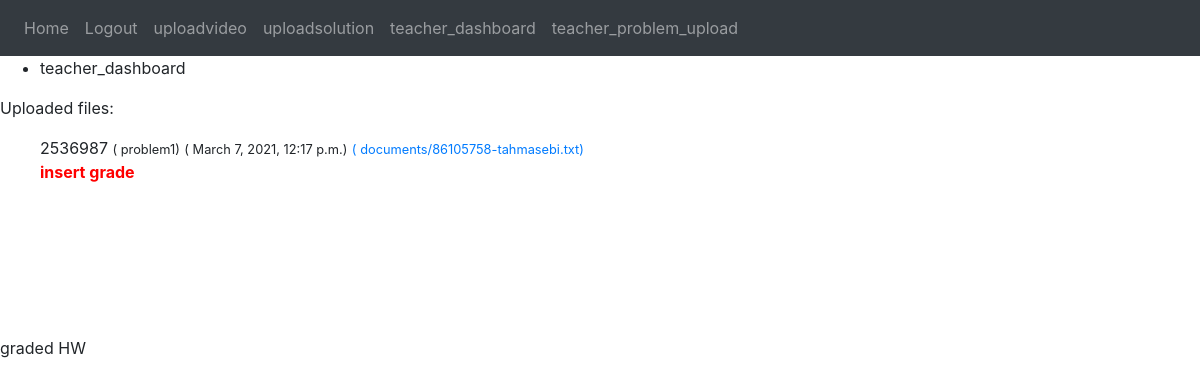
Before: /alluploads/ (signed in) with the older database file.
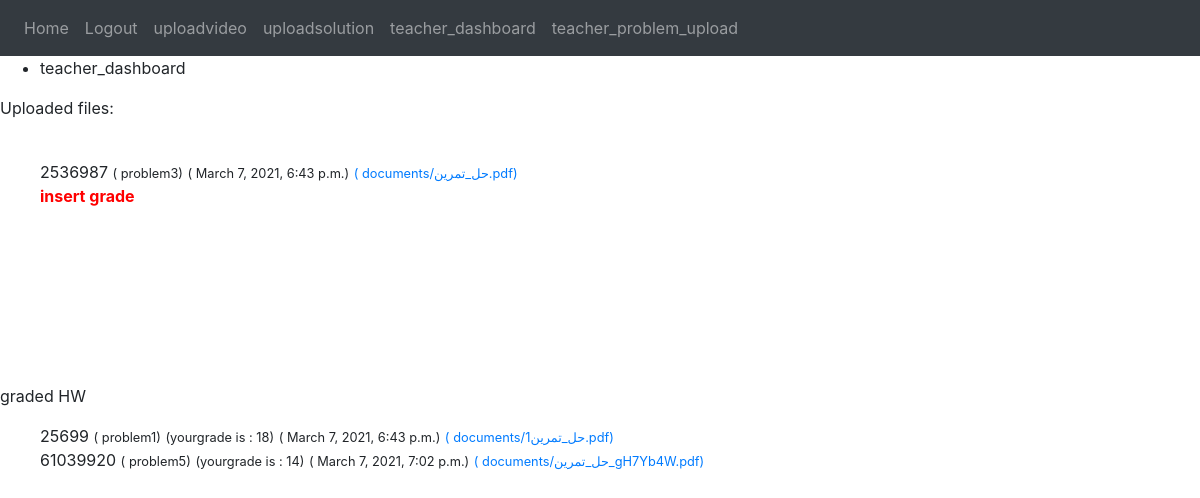
After: the same page with the newer database file.
### classroom/models.py (models this page shows, shortened)
class ProblemAnswer(models.Model):
    student=models.ForeignKey(Student,on_delete=models.CASCADE,blank=True, null=True)
    senttime=models.DateTimeField(auto_now_add=True)
    document = models.FileField(upload_to='documents/')
    problem=models.ForeignKey(Problem,on_delete=models.CASCADE,blank=True, null=True)
    grade=models.IntegerField(blank=True, null=True)

class Student(models.Model):
    user = models.OneToOneField(User, on_delete=models.CASCADE)
    id_num=models.IntegerField(default=0)
    def __str__(self):
        return str(self.id_num)

class Problem(models.Model):
    name = models.CharField(max_length=30,default="problem1")
    text = models.TextField()
    deadline= models.DateTimeField(auto_now_add=True)
    def __str__(self):
        return self.name

### classroom/views.py (the view)
# urls.py: path("alluploads/", views.home, name="home"),
@login_required(login_url='/login')
def home(request):
    documents = ProblemAnswer.objects.all
    return render(request, 'classroom/home1.html', { 'documents': documents })

### classroom/templates/classroom/home1.html
{% extends 'base.html' %}
{% block content %}
  <ul>
    <li>
      <a >teacher_dashboard</a>
    </li>
  </ul>
  <p>Uploaded files:</p>
  <ul>
    {% for obj in documents %}
        {% if obj.grade is None %}
        <a>{{ obj.student }}</a>
         <small>( {{ obj.problem }})</small>
          <small>( {{ obj.senttime }})</small>
          <a href="{%url 'document_details' obj.id %}"><small>( {{ obj.document }})</small></a>
            <a href="{% url 'insert_grade' obj.id %}"> <p style="color:red;"> <strong>insert grade </strong></p></a>
        {% endif %}
       <br />
    {% endfor %}
  </ul>
 <br />
  <br />
   <br />
    <br />
      <p>graded HW</p>
  <ul>
    {% for obj in documents %}
        {% if obj.grade is None%}
        {% else %}
        <a>{{ obj.student }}</a>
         <small>( {{ obj.problem }})</small>
          <small>(yourgrade is : {{ obj.grade }})</small>
        <small>( {{ obj.senttime }})</small>
        <a href="{%url 'document_details' obj.id  %}"><small>( {{ obj.document }})</small></a>
         <br />
        {% endif %}
    {% endfor %}
  </ul>
{% endblock %}

### templates/base.html (shortened to what this page needs)
<!DOCTYPE html>
<html lang="en">
<head>
<link rel="stylesheet" href="https://stackpath.bootstrapcdn.com/bootstrap/4.4.1/css/bootstrap.min.css">
</head>
<body>
    {% include 'inc/navbar.html' %}
        {% block content %} {% endblock %}
</body>
</html>

### templates/inc/navbar.html
<nav class="navbar navbar-expand-lg navbar-dark bg-dark">
    <div class="navbar-nav">
        <a class="nav-item nav-link" href="{% url 'homepage' %}">Home</a>
        {% if request.user.is_authenticated %}
        <a class="nav-item nav-link" href="{% url 'login' %}">Logout</a>
        <a class="nav-item nav-link" href="{% url 'addingvideo' %}">uploadvideo</a>
        <a class="nav-item nav-link" href="{% url 'model_form_upload' %}">uploadsolution</a>
         <a class="nav-item nav-link" href="{% url 'home' %}">teacher_dashboard</a>
        <a class="nav-item nav-link" href="{% url 'teacher_problem_upload' %}">teacher_problem_upload</a>
        {% else %}
        <a class="nav-item nav-link" href="{% url 'login' %}">Login</a>
        <a class="nav-item nav-link" href="{% url 'user_register' %}">Register</a>
        {% endif %}
    </div>
</nav>

Changed rows visible on the page:
removed ProblemAnswer: student "2536987", problem "problem1", senttime "March 7, 2021, 12:17 p.m.", document "documents/86105758-tahmasebi.txt"
added ProblemAnswer: student "2536987", problem "problem3", senttime "March 7, 2021, 6:43 p.m.", document "documents/حل_تمرین.pdf"
added ProblemAnswer: student "25699", problem "problem1", grade "18", senttime "March 7, 2021, 6:43 p.m.", document "documents/حل_تمرین1.pdf"
added ProblemAnswer: student "61039920", problem "problem5", grade "14", senttime "March 7, 2021, 7:02 p.m.", document "documents/حل_تمرین_gH7Yb4W.pdf"
